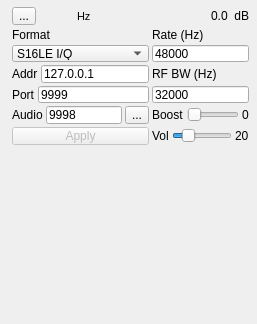
<?xml version="1.0" encoding="UTF-8"?>
<ui version="4.0">
 <class>UDPSrcGUI</class>
 <widget class="RollupWidget" name="UDPSrcGUI">
  <property name="geometry">
   <rect>
    <x>0</x>
    <y>0</y>
    <width>257</width>
    <height>324</height>
   </rect>
  </property>
  <property name="windowTitle">
   <string>UDP Sample Source</string>
  </property>
  <widget class="QWidget" name="widget" native="true">
   <property name="geometry">
    <rect>
     <x>10</x>
     <y>5</y>
     <width>241</width>
     <height>142</height>
    </rect>
   </property>
   <property name="windowTitle">
    <string>Settings</string>
   </property>
   <layout class="QGridLayout" name="gridLayout">
    <property name="leftMargin">
     <number>2</number>
    </property>
    <property name="topMargin">
     <number>2</number>
    </property>
    <property name="rightMargin">
     <number>2</number>
    </property>
    <property name="bottomMargin">
     <number>2</number>
    </property>
    <property name="spacing">
     <number>3</number>
    </property>
    <item row="1" column="0">
     <widget class="QLabel" name="label">
      <property name="text">
       <string>Format</string>
      </property>
     </widget>
    </item>
    <item row="0" column="1">
     <layout class="QHBoxLayout" name="ChannelPowerLayout">
      <item>
       <spacer name="horizontalSpacer">
        <property name="orientation">
         <enum>Qt::Horizontal</enum>
        </property>
        <property name="sizeHint" stdset="0">
         <size>
          <width>40</width>
          <height>20</height>
         </size>
        </property>
       </spacer>
      </item>
      <item>
       <widget class="QLabel" name="channelPower">
        <property name="toolTip">
         <string>Channel power</string>
        </property>
        <property name="layoutDirection">
         <enum>Qt::LeftToRight</enum>
        </property>
        <property name="text">
         <string>0.0</string>
        </property>
       </widget>
      </item>
      <item>
       <widget class="QLabel" name="channelPowerUnits">
        <property name="text">
         <string> dB</string>
        </property>
       </widget>
      </item>
     </layout>
    </item>
    <item row="1" column="1">
     <widget class="QLabel" name="label_2">
      <property name="text">
       <string>Rate (Hz)</string>
      </property>
     </widget>
    </item>
    <item row="6" column="1">
     <layout class="QHBoxLayout" name="BoostLayout">
      <item>
       <widget class="QLabel" name="boostLabel">
        <property name="text">
         <string>Boost</string>
        </property>
       </widget>
      </item>
      <item>
       <widget class="QSlider" name="boost">
        <property name="toolTip">
         <string>Signal boost factor</string>
        </property>
        <property name="maximum">
         <number>3</number>
        </property>
        <property name="pageStep">
         <number>1</number>
        </property>
        <property name="orientation">
         <enum>Qt::Horizontal</enum>
        </property>
       </widget>
      </item>
      <item>
       <widget class="QLabel" name="boostText">
        <property name="text">
         <string>0</string>
        </property>
       </widget>
      </item>
     </layout>
    </item>
    <item row="7" column="1">
     <layout class="QHBoxLayout" name="VolumeLayout">
      <item>
       <widget class="QLabel" name="volumeLabel">
        <property name="text">
         <string>Vol</string>
        </property>
       </widget>
      </item>
      <item>
       <widget class="QSlider" name="volume">
        <property name="toolTip">
         <string>Audio volume</string>
        </property>
        <property name="maximum">
         <number>100</number>
        </property>
        <property name="pageStep">
         <number>1</number>
        </property>
        <property name="value">
         <number>20</number>
        </property>
        <property name="orientation">
         <enum>Qt::Horizontal</enum>
        </property>
       </widget>
      </item>
      <item>
       <widget class="QLabel" name="volumeText">
        <property name="text">
         <string>20</string>
        </property>
       </widget>
      </item>
     </layout>
    </item>
    <item row="0" column="0">
     <layout class="QHBoxLayout" name="DeltaFrequencyLayout">
      <item>
       <widget class="QToolButton" name="deltaMinus">
        <property name="toolTip">
         <string>Frequency shift direction</string>
        </property>
        <property name="text">
         <string>...</string>
        </property>
        <property name="icon">
         <iconset>
          <selectedoff>:/plus.png</selectedoff>
          <selectedon>:/minus.png</selectedon>
         </iconset>
        </property>
        <property name="checkable">
         <bool>true</bool>
        </property>
        <property name="checked">
         <bool>false</bool>
        </property>
       </widget>
      </item>
      <item>
       <widget class="ValueDial" name="deltaFrequency" native="true">
        <property name="sizePolicy">
         <sizepolicy hsizetype="Maximum" vsizetype="Maximum">
          <horstretch>0</horstretch>
          <verstretch>0</verstretch>
         </sizepolicy>
        </property>
        <property name="minimumSize">
         <size>
          <width>32</width>
          <height>16</height>
         </size>
        </property>
        <property name="font">
         <font>
          <family>Monospace</family>
          <pointsize>10</pointsize>
         </font>
        </property>
        <property name="cursor">
         <cursorShape>SizeVerCursor</cursorShape>
        </property>
        <property name="focusPolicy">
         <enum>Qt::StrongFocus</enum>
        </property>
        <property name="toolTip">
         <string>Demod shift frequency from center in Hz</string>
        </property>
       </widget>
      </item>
      <item>
       <widget class="QLabel" name="deltaUnits">
        <property name="palette">
         <palette>
          <active>
           <colorrole role="Text">
            <brush brushstyle="SolidPattern">
             <color alpha="255">
              <red>26</red>
              <green>26</green>
              <blue>26</blue>
             </color>
            </brush>
           </colorrole>
           <colorrole role="BrightText">
            <brush brushstyle="SolidPattern">
             <color alpha="255">
              <red>255</red>
              <green>255</green>
              <blue>255</blue>
             </color>
            </brush>
           </colorrole>
          </active>
          <inactive>
           <colorrole role="Text">
            <brush brushstyle="SolidPattern">
             <color alpha="255">
              <red>26</red>
              <green>26</green>
              <blue>26</blue>
             </color>
            </brush>
           </colorrole>
           <colorrole role="BrightText">
            <brush brushstyle="SolidPattern">
             <color alpha="255">
              <red>255</red>
              <green>255</green>
              <blue>255</blue>
             </color>
            </brush>
           </colorrole>
          </inactive>
          <disabled>
           <colorrole role="Text">
            <brush brushstyle="SolidPattern">
             <color alpha="255">
              <red>118</red>
              <green>118</green>
              <blue>117</blue>
             </color>
            </brush>
           </colorrole>
           <colorrole role="BrightText">
            <brush brushstyle="SolidPattern">
             <color alpha="255">
              <red>255</red>
              <green>255</green>
              <blue>255</blue>
             </color>
            </brush>
           </colorrole>
          </disabled>
         </palette>
        </property>
        <property name="font">
         <font>
          <pointsize>8</pointsize>
         </font>
        </property>
        <property name="text">
         <string> Hz</string>
        </property>
       </widget>
      </item>
     </layout>
    </item>
    <item row="5" column="0">
     <layout class="QHBoxLayout" name="PortLayout">
      <item>
       <widget class="QLabel" name="udpPortlabel">
        <property name="text">
         <string>Port</string>
        </property>
       </widget>
      </item>
      <item>
       <widget class="QLineEdit" name="udpPort">
        <property name="toolTip">
         <string>Destination port</string>
        </property>
        <property name="text">
         <string>9999</string>
        </property>
       </widget>
      </item>
     </layout>
    </item>
    <item row="6" column="0">
     <layout class="QHBoxLayout" name="AudioPortLayout">
      <item>
       <widget class="QLabel" name="audioPortlabel">
        <property name="text">
         <string>Audio</string>
        </property>
       </widget>
      </item>
      <item>
       <widget class="QLineEdit" name="audioPort">
        <property name="toolTip">
         <string>Audio input port</string>
        </property>
        <property name="text">
         <string>9998</string>
        </property>
       </widget>
      </item>
      <item>
       <widget class="QToolButton" name="audioActive">
        <property name="toolTip">
         <string>Toggle audio input</string>
        </property>
        <property name="text">
         <string>...</string>
        </property>
        <property name="icon">
         <iconset resource="../../../sdrbase/resources/res.qrc">
          <normaloff>:/sound_off.png</normaloff>
          <normalon>:/sound_on.png</normalon>:/sound_off.png</iconset>
        </property>
        <property name="checkable">
         <bool>true</bool>
        </property>
       </widget>
      </item>
     </layout>
    </item>
    <item row="5" column="1">
     <widget class="QLineEdit" name="rfBandwidth">
      <property name="toolTip">
       <string>Signal bandwidth</string>
      </property>
      <property name="text">
       <string>32000</string>
      </property>
     </widget>
    </item>
    <item row="7" column="0">
     <widget class="QPushButton" name="applyBtn">
      <property name="enabled">
       <bool>false</bool>
      </property>
      <property name="text">
       <string>Apply</string>
      </property>
     </widget>
    </item>
    <item row="3" column="1">
     <widget class="QLabel" name="label_3">
      <property name="text">
       <string>RF BW (Hz)</string>
      </property>
     </widget>
    </item>
    <item row="2" column="1">
     <widget class="QLineEdit" name="sampleRate">
      <property name="toolTip">
       <string>Samples rate</string>
      </property>
      <property name="text">
       <string>48000</string>
      </property>
     </widget>
    </item>
    <item row="2" column="0">
     <widget class="QComboBox" name="sampleFormat">
      <property name="toolTip">
       <string>Samples format</string>
      </property>
      <property name="currentIndex">
       <number>2</number>
      </property>
      <item>
       <property name="text">
        <string>S16LE SSB</string>
       </property>
      </item>
      <item>
       <property name="text">
        <string>S16LE NFM</string>
       </property>
      </item>
      <item>
       <property name="text">
        <string>S16LE I/Q</string>
       </property>
      </item>
     </widget>
    </item>
    <item row="3" column="0">
     <layout class="QHBoxLayout" name="AddressLayout">
      <item>
       <widget class="QLabel" name="Addresslabel">
        <property name="text">
         <string>Addr</string>
        </property>
       </widget>
      </item>
      <item>
       <widget class="QLineEdit" name="udpAddress">
        <property name="toolTip">
         <string>Destination address</string>
        </property>
        <property name="text">
         <string>127.0.0.1</string>
        </property>
       </widget>
      </item>
     </layout>
    </item>
   </layout>
  </widget>
  <widget class="QWidget" name="spectrumBox" native="true">
   <property name="geometry">
    <rect>
     <x>15</x>
     <y>160</y>
     <width>231</width>
     <height>156</height>
    </rect>
   </property>
   <property name="windowTitle">
    <string>Channel Spectrum</string>
   </property>
   <layout class="QVBoxLayout" name="verticalLayout_2">
    <property name="spacing">
     <number>3</number>
    </property>
    <property name="leftMargin">
     <number>2</number>
    </property>
    <property name="topMargin">
     <number>2</number>
    </property>
    <property name="rightMargin">
     <number>2</number>
    </property>
    <property name="bottomMargin">
     <number>2</number>
    </property>
    <item>
     <widget class="GLSpectrum" name="glSpectrum" native="true"/>
    </item>
    <item>
     <widget class="GLSpectrumGUI" name="spectrumGUI" native="true"/>
    </item>
   </layout>
  </widget>
 </widget>
 <customwidgets>
  <customwidget>
   <class>ValueDial</class>
   <extends>QWidget</extends>
   <header>gui/valuedial.h</header>
   <container>1</container>
  </customwidget>
  <customwidget>
   <class>GLSpectrum</class>
   <extends>QWidget</extends>
   <header>gui/glspectrum.h</header>
   <container>1</container>
  </customwidget>
  <customwidget>
   <class>GLSpectrumGUI</class>
   <extends>QWidget</extends>
   <header>gui/glspectrumgui.h</header>
   <container>1</container>
  </customwidget>
  <customwidget>
   <class>RollupWidget</class>
   <extends>QWidget</extends>
   <header>gui/rollupwidget.h</header>
   <container>1</container>
  </customwidget>
 </customwidgets>
 <tabstops>
  <tabstop>sampleFormat</tabstop>
  <tabstop>udpPort</tabstop>
  <tabstop>sampleRate</tabstop>
  <tabstop>rfBandwidth</tabstop>
  <tabstop>applyBtn</tabstop>
 </tabstops>
 <resources>
  <include location="../../../sdrbase/resources/res.qrc"/>
 </resources>
 <connections/>
</ui>
